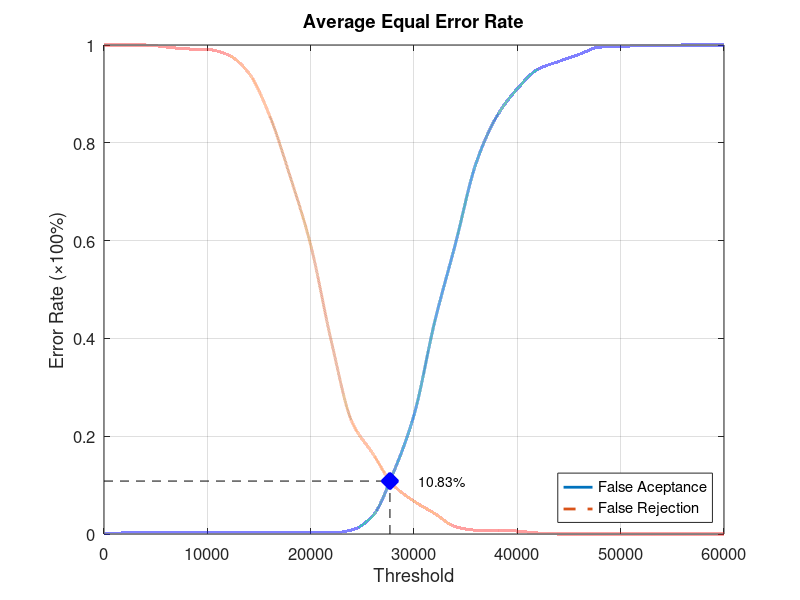
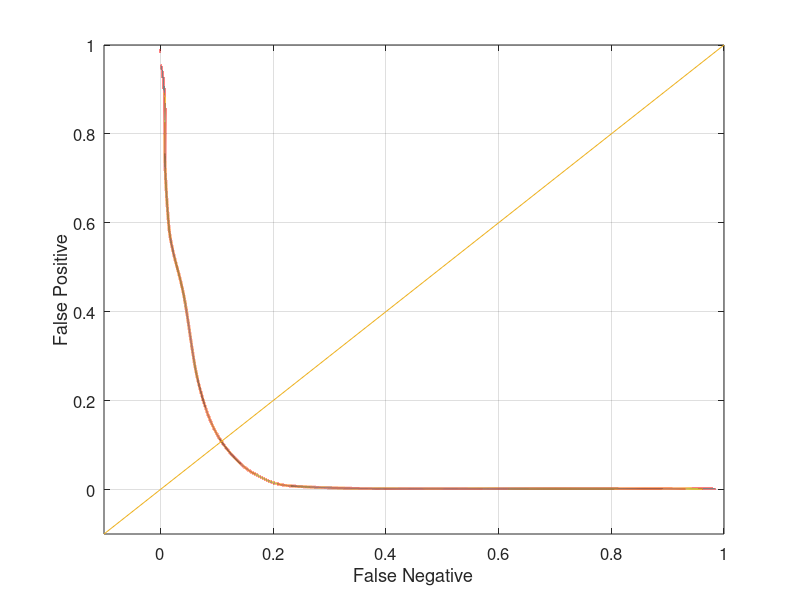

Source code (MATLAB) for these figures, in order:
function yEER = Database1Average
close all;
clear;
clc;
x = 0:2000:60000;
xq = 0:0.5:60000;

y0 = [0 0.00210526 0.00210526 0.00210526 0.00210526 0.00210526 0.00210526 0.00210526 0.00210526 0.00210526 0.00210526 0.00210526 0.00842105 0.0368421 0.125263 0.243158 0.433684 0.592632 0.757895 0.853684 0.910526 0.950526 0.966316 0.981053 0.99579 0.996842 0.998947 0.998947 1 1 1];
yy0 = interp1(x, y0, xq, 'pchip');
y1 = [1 1 1 0.996 0.992 0.991 0.98 0.943 0.857 0.732 0.591 0.394 0.229 0.165 0.1 0.067 0.042 0.015 0.008 0.008 0.006 0.002 0 0 0 0 0 0 0 0 0];
yy1 = interp1(x, y1, xq, 'pchip');

% Calculating EER: 
y2 = abs(y0 - y1);
find(y2 == min(y2))
yy2 = abs(yy0 - yy1);
xEER = find(yy2 == min(yy2));
xEERIndex = xq(xEER) % X-axis EER
yEER = yy0(xEER) % Y-axis EER

main = figure
plot(xq, yy0,'-','LineWidth', 2);	hold on
plot(xq, yy1,'--','LineWidth', 2);	hold on
plot([xEERIndex xEERIndex], [0 yEER], 'k--');	hold on
plot([0 xEERIndex], [yEER yEER], 'k--');	hold on
plot(xEERIndex, yEER, 'bx', 'LineWidth', 10);	hold on
text(xEERIndex + 10 * xEERIndex / 100, yEER, [num2str(round((10000 * yEER)) / 100) '%'])
legend('False Aceptance', 'False Rejection', 'Location', 'SouthEast')
xlabel('Threshold')
ylabel('Error Rate (\times100%)')
title('Average Equal Error Rate')
set(gca, 'FontSize', 12)
axis([0 60000 0 1])
grid on

print(main, 'Database1AverageMain', '-dpng');
FNRxFPR = figure('Color', [1 1 1]);
plot(yy1, yy0, '-', yy1, yy0, 'LineWidth', 2);
hold on
y = -0.1:0.1:1
plot(y, y); 
set(gca, 'FontSize', 12)
xlabel('False Negative')
ylabel('False Positive')
axis([-0.1 1 -0.1 1])
set(gca, 'FontSize', 12)
grid on

print(FNRxFPR, 'Database1AverageFNRxFPR','-dpng');
end
